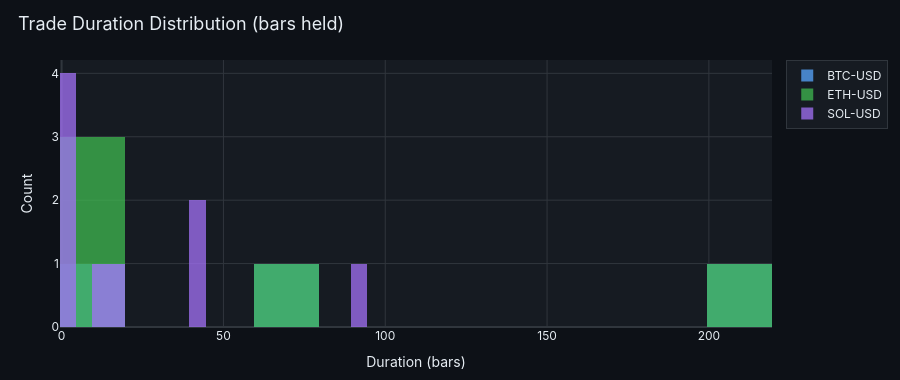

The cell this chart's notebook holds for it:
### Markdown cell above
## 6. Trade Duration Distribution

### Code cell
# Bars per trade (each trade_cycle_id where position was held)
trade_durations = (
    df[df["position_end"] == 1]
    .reset_index(level="symbol")
    .groupby(["symbol", "trade_cycle_id"])
    .size()
    .reset_index(name="duration_bars")
)

fig = go.Figure()
for i, sym in enumerate(trade_durations["symbol"].unique()):
    durations = trade_durations.loc[trade_durations["symbol"] == sym, "duration_bars"]
    fig.add_trace(go.Histogram(
        x=durations,
        name=sym,
        marker_color=colours[i % len(colours)],
        opacity=0.75,
        nbinsx=20,
    ))

apply_theme(fig, title="Trade Duration Distribution (bars held)", height=380)
fig.update_layout(
    xaxis_title="Duration (bars)",
    yaxis_title="Count",
    barmode="overlay",
)
fig.show()

### Figure 1 — Plotly figure (JSON) as saved in the notebook; plotly's stock layout.template omitted (floating-point values rounded to 4 significant figures)
{"data": [{"marker": {"color": "#58a6ff"}, "name": "BTC-USD", "nbinsx": 20, "opacity": 0.75, "x": [216, 1, 77], "type": "histogram"}, {"marker": {"color": "#3fb950"}, "name": "ETH-USD", "nbinsx": 20, "opacity": 0.75, "x": [7, 2, 217, 2, 64], "type": "histogram"}, {"marker": {"color": "#a371f7"}, "name": "SOL-USD", "nbinsx": 20, "opacity": 0.75, "x": [19, 1, 43, 13, 42, 2, 1, 1, 93], "type": "histogram"}], "layout": {"font": {"color": "#e6edf3", "family": "Inter, system-ui, sans-serif"}, "title": {"font": {"size": 18, "color": "#e6edf3"}, "text": "Trade Duration Distribution (bars held)", "x": 0.02, "xanchor": "left"}, "margin": {"l": 60, "r": 20, "t": 60, "b": 40}, "legend": {"bgcolor": "#161b22", "bordercolor": "#30363d", "borderwidth": 1}, "xaxis": {"gridcolor": "#30363d", "zerolinecolor": "#30363d", "showspikes": true, "spikecolor": "#8b949e", "spikethickness": 1, "title": {"text": "Duration (bars)"}}, "yaxis": {"gridcolor": "#30363d", "zerolinecolor": "#30363d", "showspikes": true, "spikecolor": "#8b949e", "spikethickness": 1, "title": {"text": "Count"}}, "paper_bgcolor": "#0d1117", "plot_bgcolor": "#161b22", "height": 380, "hovermode": "x unified", "barmode": "overlay"}}
